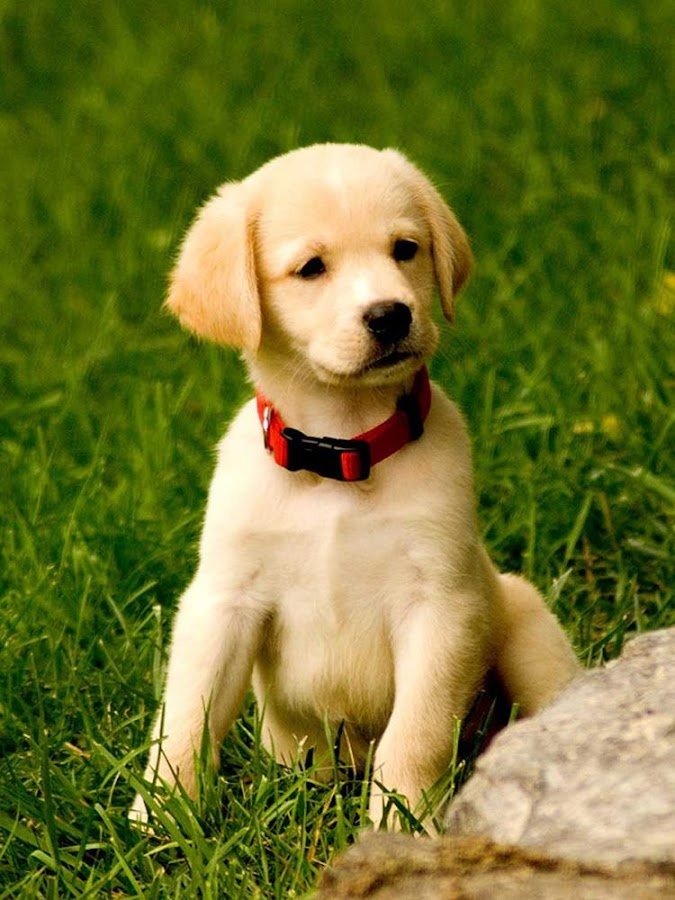
#> input picture image.jpg, 675 x 900 px
$ python -i project2.py   (imports and definitions only)   (older library calls are emulated)
#> lines starting #> are read from the running program, lines starting #| are printed output that depends on the picture
#> further down, picture is the input picture: shape (900, 675, 3); mean B, G, R 47.7, 116.3, 111.9
# Created by Rubi Dionisio
# Date: 04/01/2024

import cv2
import numpy as np
import math

# [273 lines left out: functions load_img, display_img, moravec_detector, plot_keypoints, extract_LBP, extract_HOG and 2 more, not called in this run]

def harris_detector(image):
    """
    This function should return a list of keypoints ((x,y) coordinates) in the image
    :param image:
    :return list:
    """
    # smooth the image first
    smoothed_image = cv2.GaussianBlur(image, (5, 5), 0)

    # compute the horizontal and vertical derivatives
    i_x = cv2.Sobel(smoothed_image, cv2.CV_64F, 1, 0, ksize=3)
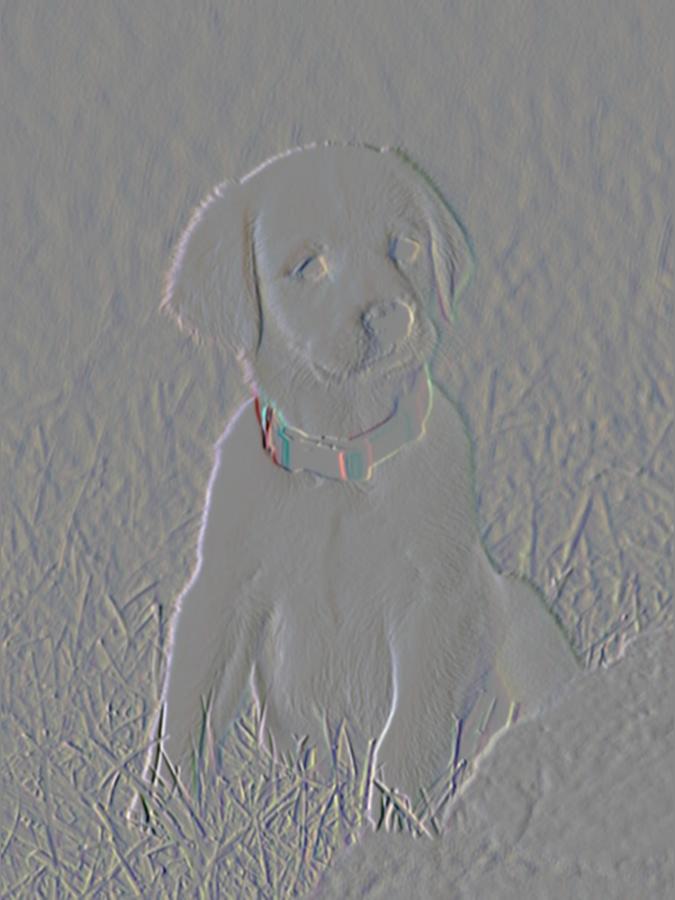
#> i_x: shape (900, 675, 3) float64; mean B, G, R 0.5, 0.3, 0.6; drawn with min black and max white
    i_y = cv2.Sobel(smoothed_image, cv2.CV_64F, 0, 1, ksize=3)
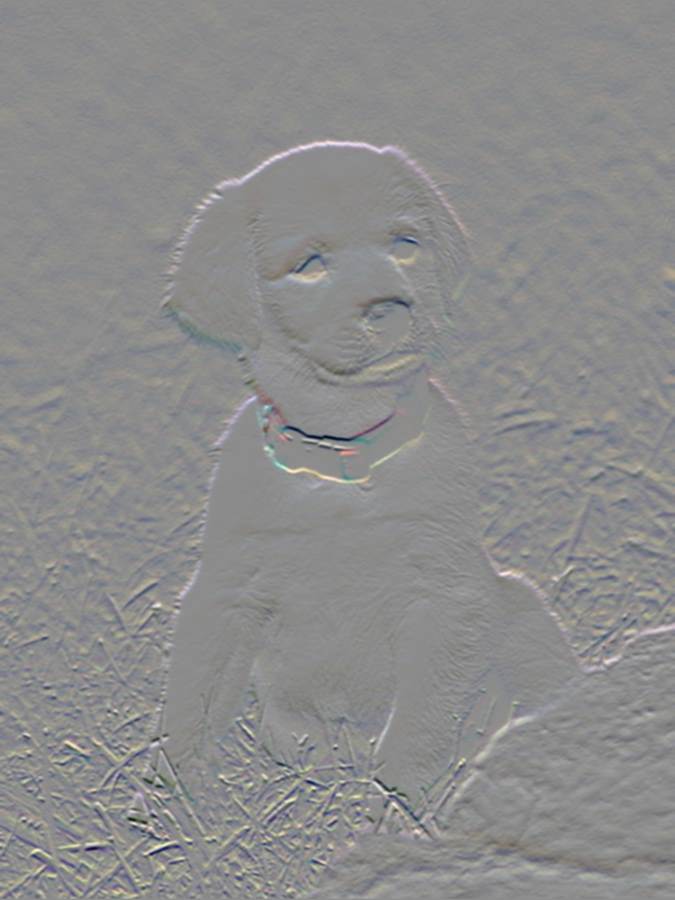
#> i_y: shape (900, 675, 3) float64; mean B, G, R 0.5, 0.3, 0.6; drawn with min black and max white

    # compute the products of the derivatives
    i_x_squared = i_x ** 2
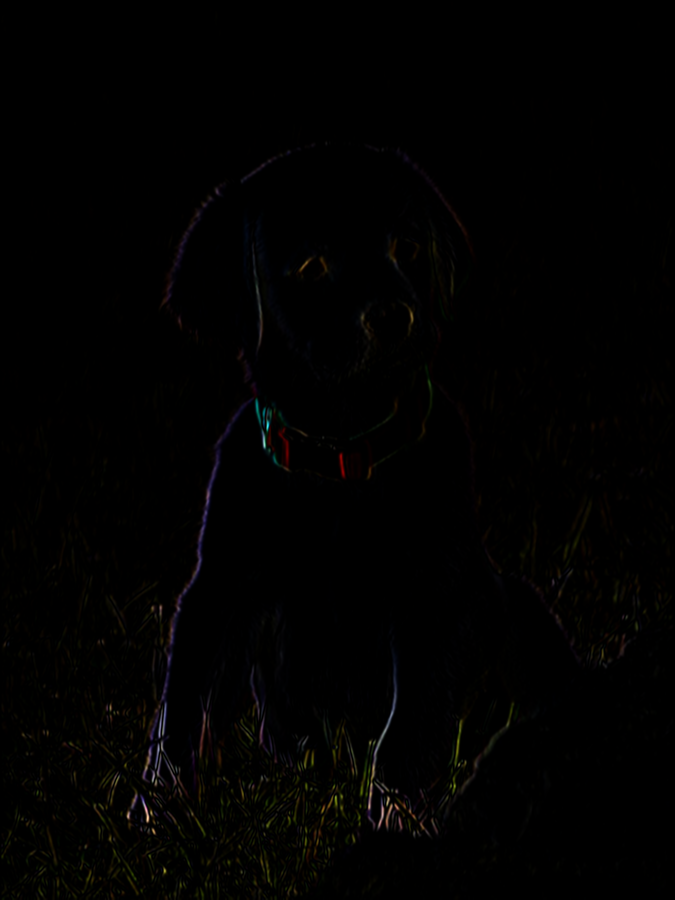
#> i_x_squared: shape (900, 675, 3) float64; mean B, G, R 1316.2, 1905.3, 2265.1; drawn with min black and max white
    i_y_squared = i_y ** 2
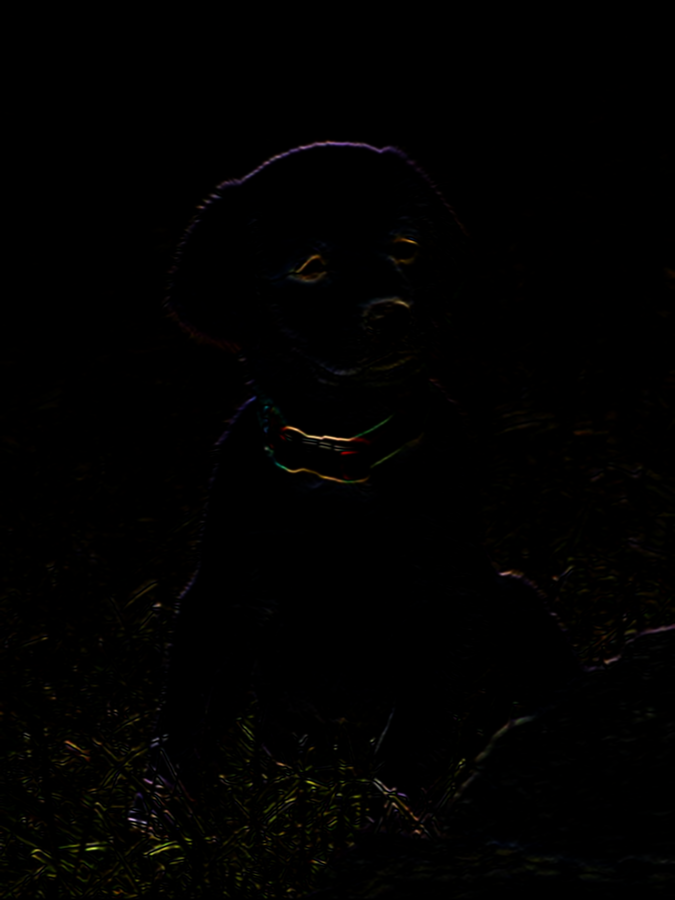
#> i_y_squared: shape (900, 675, 3) float64; mean B, G, R 832.1, 1322.6, 1559.1; drawn with min black and max white
    i_x_i_y = i_x * i_y
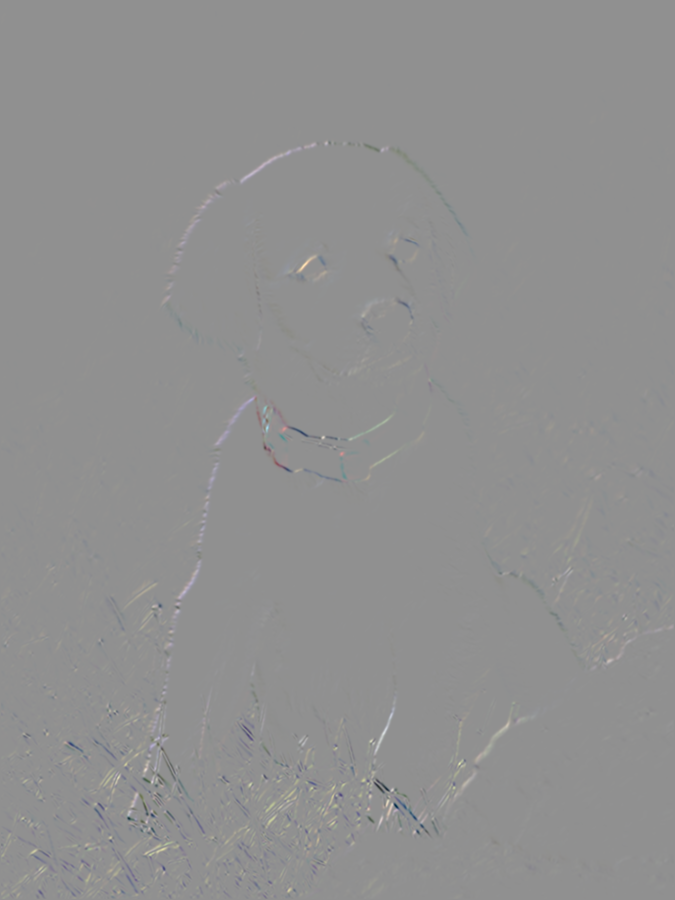
#> i_x_i_y: shape (900, 675, 3) float64; mean B, G, R 71.1, 57.5, 51.5; drawn with min black and max white

    # convolve the products with a Gaussian window
    i_x_squared = cv2.GaussianBlur(i_x_squared, (5, 5), 0)
    i_y_squared = cv2.GaussianBlur(i_y_squared, (5, 5), 0)
    i_x_i_y = cv2.GaussianBlur(i_x_i_y, (5, 5), 0)

    # compute R(aw)
    R = np.zeros(image.shape) # initialize the R matrix
    k = 0.04 # empirical constant
    for y in range(image.shape[0]):
        for x in range(image.shape[1]):
            M = np.array([[i_x_squared[y, x], i_x_i_y[y, x]], [i_x_i_y[y, x], i_y_squared[y, x]]]) # create the M matrix
            R[y, x] = np.linalg.det(M) - k * (np.trace(M) ** 2) # calculate the R value
#> R: shape (900, 675, 3) float64; every value is 0

    # find the local maxima
    keypoints = []
    threshold = 0.5 * np.max(R) # threshold value
    for y in range(1, image.shape[0] - 1):
        for x in range(1, image.shape[1] - 1):
            # if R[y, x] > threshold: # check if the R value is greater than the threshold, detects more
            if R[y, x] > threshold and R[y, x] > R[y - 1, x - 1] and R[y, x] > R[y - 1, x] and R[y, x] > R[y - 1, x + 1] and R[y, x] > R[y, x - 1] and R[y, x] > R[y, x + 1] and R[y, x] > R[y + 1, x - 1] and R[y, x] > R[y + 1, x] and R[y, x] > R[y + 1, x + 1]: # more accurate, detects less in some situations
                keypoints.append([x, y])

    return keypoints

>>> import cv2
>>> picture = cv2.imread('../image.jpg')
#> (the run stopped early here; a loop or call above may not have finished)

$ run again, on sp.jpg
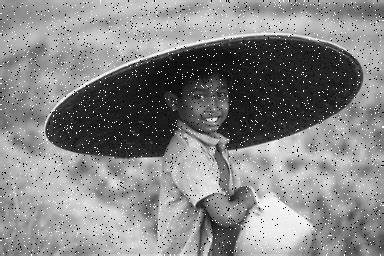
#> input picture sp.jpg, 384 x 256 px
#> picture is the input picture: shape (256, 384, 3); min 0, max 255, mean 132.8
#> in harris_detector, `i_x_i_y = i_x * i_y`:
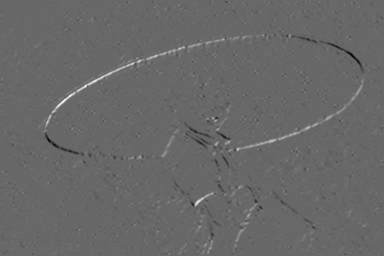
#> i_x_i_y: shape (256, 384, 3) float64; min -65905, max 95465, mean 255.1; drawn with min black and max white
#> in harris_detector, `i_y_squared = cv2.GaussianBlur(i_y_squared, (5, 5), 0)`:
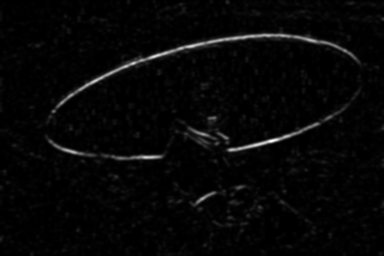
#> i_y_squared: shape (256, 384, 3) float64; min 0.336, max 126005.2, mean 3410.8; drawn with min black and max white

$ run again, on test_img.jpg
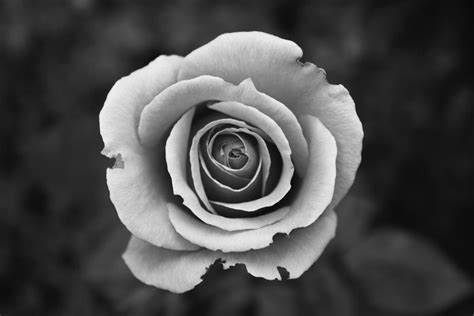
#> input picture test_img.jpg, 474 x 316 px
#> picture is the input picture: shape (316, 474, 3); min 0, max 255, mean 76.7
#> in harris_detector, `i_y_squared = i_y ** 2`:
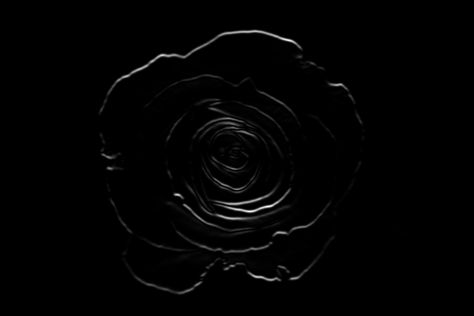
#> i_y_squared: shape (316, 474, 3) float64; min 0, max 277729, mean 2987.3; drawn with min black and max white
#> in harris_detector, `i_x_i_y = i_x * i_y`:
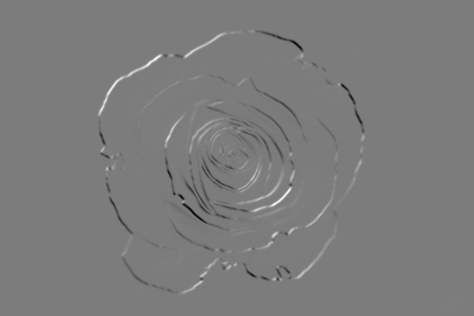
#> i_x_i_y: shape (316, 474, 3) float64; min -126735, max 132549, mean -67.6; drawn with min black and max white
